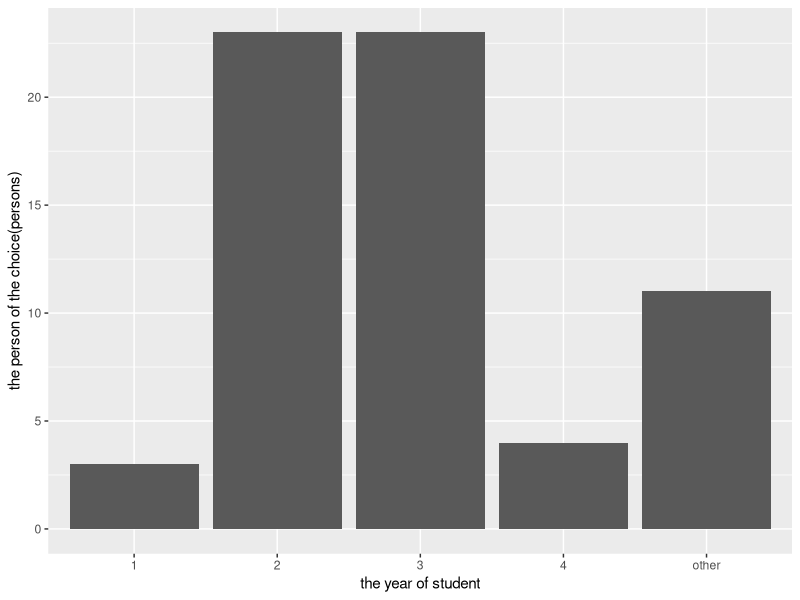
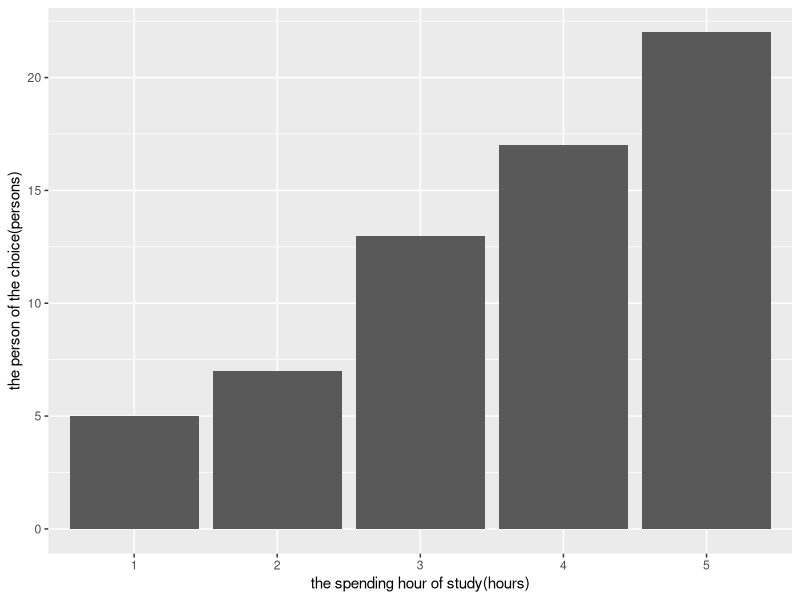
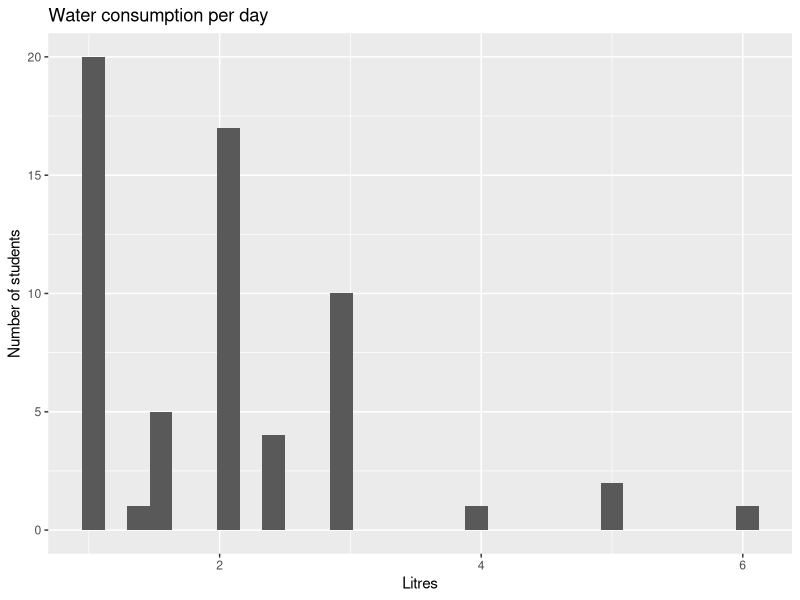
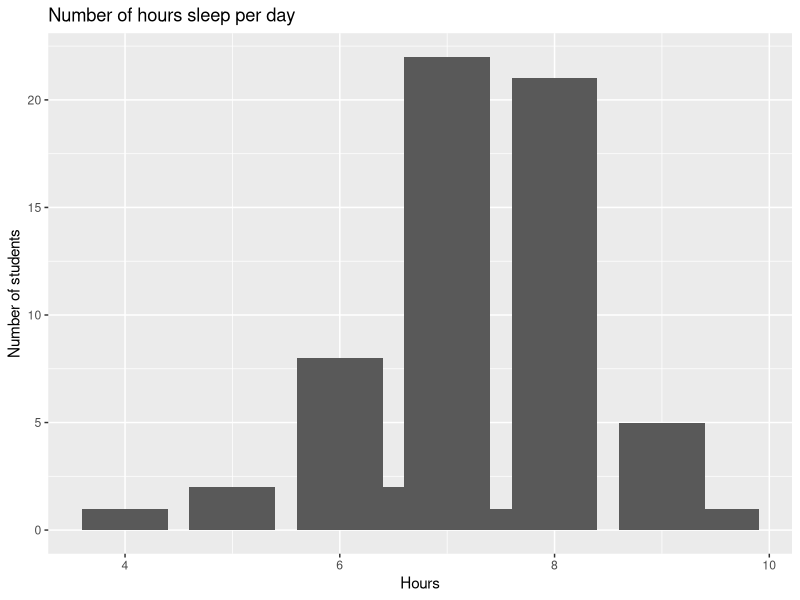
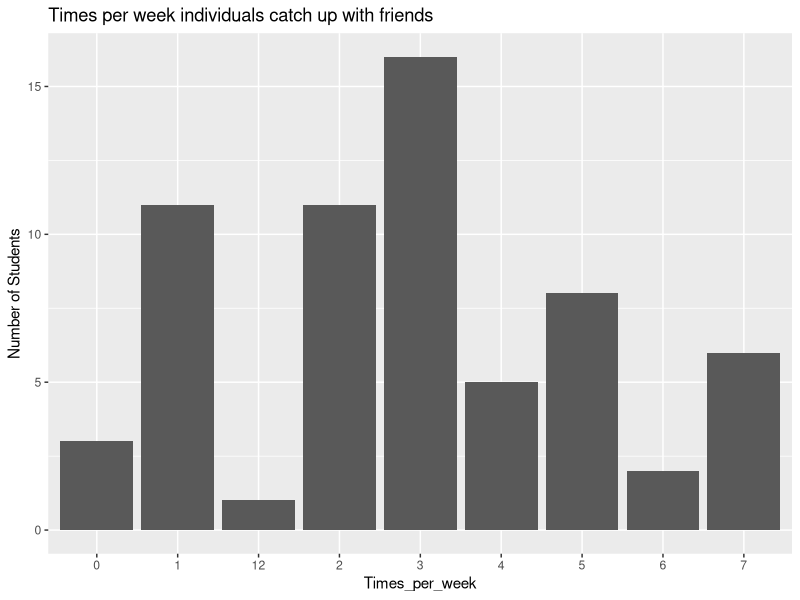
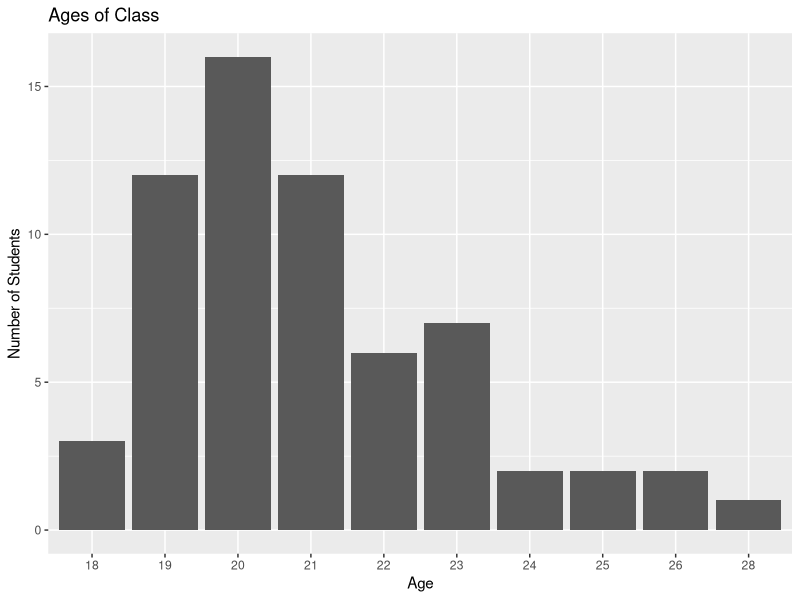
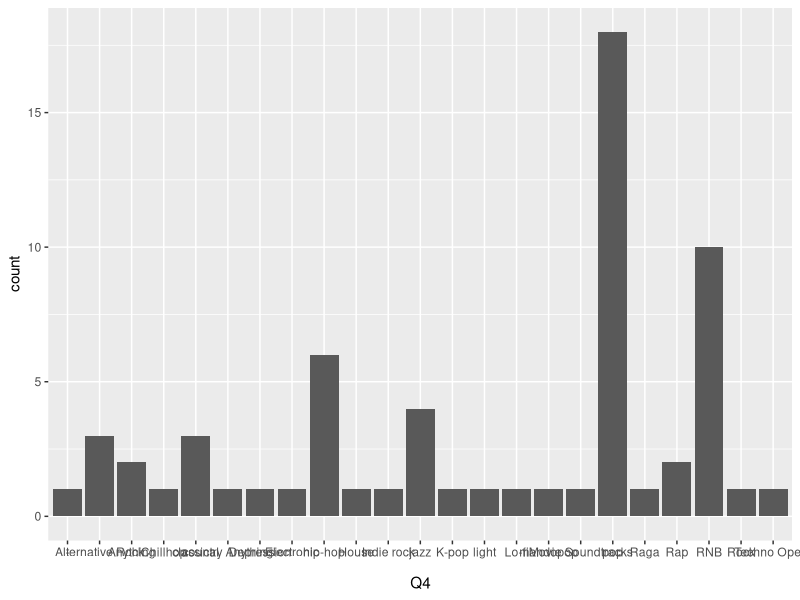
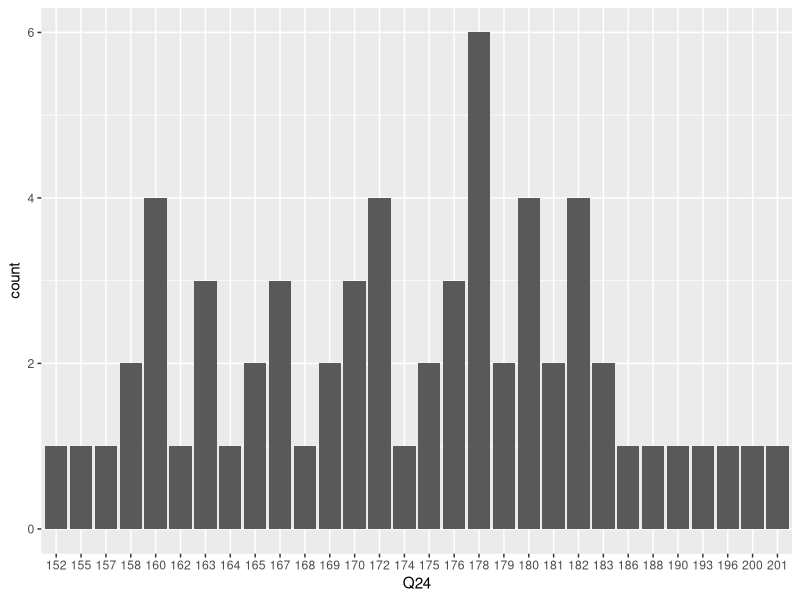

Here is the R script that generated these plots, in order:
## ---- chunk 1
#library(readr)
#library(stringr)
library(tidyverse)
#library(dplyr)
#Use the read.csv function to read the csv data

ass2 <- read_csv("survey.csv")

#select the coloum 1,3,8 that we are going to analyze with the select function
ass2ch <- ass2 %>% select(Q1,Q3,Q8)

#Use the mutate function to replace the choice. Change the "A" "B" "C" "D" into "1" "2" "3" "4" in Q1 and change "E" into "other". Replace the change and change the  "A" "B" "C" "D" "E" into "1" "2" "3" "4" "5"
ass2st <- ass2ch %>% mutate(Q1 = sub("A", "1", Q1)) %>% 
mutate(Q1 = sub("B", "2", Q1)) %>%
mutate(Q1 = sub("C", "3", Q1)) %>% 
mutate(Q1 = sub("D", "4", Q1)) %>%
mutate(Q1 = sub("E", "other", Q1)) %>% 
mutate(Q8 = sub("A", "1", Q8)) %>% 
mutate(Q8 = sub("B", "2", Q8)) %>% 
mutate(Q8 = sub("C", "3", Q8)) %>% 
mutate(Q8 = sub("D", "4", Q8)) %>% 
mutate(Q8 = sub("E", "5", Q8))
  
#Use the function of fill to fill the missing value NA with the nearest value of Q1, Q2, Q3
ass2fill <- fill(ass2st, Q1, Q3, Q8)

#Use the ggplot and geom_bar function to plot the bar chart of Q1 and Q8 individually and use xlab and ylab function to lable the x axis and y axis 

ggplot(data = ass2fill) +geom_bar(mapping = aes(x = Q1))+ xlab("the year of student") + ylab("the person of the choice(persons)") 

#Clean the graph and then plot again with the ggplot and geom_bar function
ggplot(data = ass2fill) +geom_bar(mapping = aes(x = Q8)) +xlab("the spending hour of study(hours)") + ylab("the person of the choice(persons)")

#From the bar chart of them，we can see the most of our classmates come from year 2 and 3 as most of us may still find their interest. Besides, it may because this uni is not every easy for the freshman. Apart from that, the hours spending in study shows us that most of the students study quite hard and considering most of us is in year2 and 3 so consequently it may reveal that the study load is quite heavy in year2 and 3.   


#Data for Q10 & Q21 was selected to analyse water consume in litres per day and number of hours sleep per day for students in the class.
#The function below was used to select the our two variables:
survey <- read_csv("survey.csv")
survey_select <- survey %>% select(Q10,Q21)
survey_select21 <- survey %>% select(Q21)
survey_select10 <- survey %>% select(Q10)

#Then, the data was cleaned using the mutate function. Data was also turned to numeric form.
survey_select10 <- survey_select10 %>% mutate(Q10 = sub("?", "", Q10)) %>% mutate(Q10 = as.numeric(Q10))
#Column 63, 64 and 40 was taken out from Q10 and column 64 for Q21 to plot a  Histogram
survey_select10 <- survey_select10[-c(63, 64, 40), ] 
survey_select21 <- survey_select21 %>% 
mutate(Q21 = sub("6\n", "6", Q21)) %>%
mutate(Q21 = sub("7;30", "7.5", Q21)) %>% 
mutate(Q21 = as.numeric(Q21))
survey_select21 <- survey_select21[-c(64), ]

#The variables were renamed:
survey_select10<- rename(survey_select10, Litres = Q10)
survey_select21<- rename(survey_select21,Hours = Q21)

#Therefore, the data was plot using ggplot, geom_histogram()
ggplot(data=survey_select10, aes(x=Litres)) + geom_histogram() + xlab("Litres") + ylab("Number of students") + labs(title="Water consumption per day")
ggplot(data=survey_select21) + geom_bar(mapping = , aes(x=Hours), width = 0.8) + xlab("Hours") + ylab("Number of students") + labs(title="Number of hours sleep per day")

##Analysis for Water consumption per day by a typical monash student:
#The histogram is positively skewed. Which means a large number of occurrences in the lower, left side and few in the upper, right side. All values are greater than zero and therefore it can be concluded that more students drink less than 3L of water per day but more or equal to 1L.

##Analysis for Number of hours sleep per day by a typical monash student:
#The barchart is negatively skewed or skewed to the left which means a large number of occurrences in the upper, right side and few in the lower, left side. The average student sleeps per day is 7-8hrs.
 
#Q4 &Q24
#library(readr)
#library(stringr)
#library(tidyverse)
#library(plotly)
survey <- read_csv("survey.csv")
survey = survey[-64,]

## As row 64 was not in excel, it appears as NA in R, therefore I used this function to omit this row entirely.


survey <- survey %>% mutate(Q22 = sub("3days", "3", Q22))

## I used the mutate function in order to change 3days to 3, as this makes the values consistent throughout the survey, in column "Q22", as all the other values were a single number.
 colnames(survey)[colnames(survey)=="Q22"] <- "Times_per_week"

## Renamed the rows using the colnames function in order to make the barchart more visually understandable.

ggplot(survey,aes(x=Times_per_week)) + geom_bar() + labs(title="Times per week individuals catch up with friends") + ylab("Number of Students")

##Used ggplot to make a barchart for data visualisation
## Repeated these steps for Column "Q23"
survey <- survey %>% 
mutate(Q23 = sub("XXI", "21", Q23)) %>%
mutate(Q23 = sub("1997", "20", Q23))

colnames(survey)[colnames(survey)=="Q23"] <- "Age"
ggplot(survey,aes(x=Age)) + geom_bar() + labs(title="Ages of Class") + ylab("Number of Students")

## As shown by the bar chart for Q22 (How many times a week do you catch up with friends),
##the bar chart indicates that most of the class catches up with their friends 3 times a week
## the amount of people that catch up with their friends once and twice a week are the same
## there does not seem to be a specific trend in the class.

## As shown by the bar chart for Q23 (What is your age), The bar chart indicates a trend,where the age in the class is most concentrated at ages 19,20, and 21, with the most students at age 20, and 19 and 21 being equal. Ages 22 and 23 were also almost equally common as each other. 
# Ages 18,24,25,26 and 28 were all the uncommon ages. 28 was the least common age with only 1 person
 
#get the data from the "survey" excel
q4<-survey%>%select(Q4)
 
#use mutate function which can edit and update the data.change all pop music type into "Pop",change all hip-hop music type into "Hip-hop",and adjust and append other variable's format.
q4 <- q4 %>% mutate(Q4 = sub("Pop", "pop", Q4)) %>%
  mutate(Q4 = sub("popular", "pop", Q4)) %>%
  mutate(Q4 = sub("Pop music", "pop", Q4)) %>%
  mutate(Q4 = sub("pop music", "pop", Q4)) %>%
  mutate(Q4 = sub("Jazz", "jazz", Q4)) %>%
  mutate(Q4 = sub("music", "Anything", Q4)) %>%
  mutate(Q4 = sub("RnB", "RNB", Q4)) %>%
  mutate(Q4 = sub("rnb", "RNB", Q4)) %>%
  mutate(Q4 = sub("R&B", "RNB", Q4)) %>%
  mutate(Q4 = sub("Rock and/or Roll", "RNB", Q4)) %>%
  mutate(Q4 = sub("alt rock", "Alternative Rock", Q4)) %>%
  mutate(Q4 = sub("Classical", "classical", Q4)) %>%
  mutate(Q4 = sub("Hip Hop", "hip-hop", Q4)) %>%
  mutate(Q4 = sub("Hiphop", "hip-hop", Q4)) %>%
  mutate(Q4 = sub("Hip hop", "hip-hop", Q4)) %>%
  mutate(Q4 = sub("hip-pop", "hip-hop", Q4)) %>%
  mutate(Q4 = sub("hip hop", "hip-hop", Q4))
 
#delete the missing value
q4<-na.omit(q4)
 
#use ggplot build a bar chart and the x-axis stands for different type of music that interveiwee's like,and y-axis stands for the number of the interveiwees.
ggplot(data = q4) + geom_bar(mapping = aes(x = Q4))
 
#build a new file called "q24" and select the "Q24 column" from "survey" file then put "Q24 column" into new file "q24"
q24<-survey%>%select(Q24)
 
#use MUTATE function to change the "I don' know" into "NA"
q24<-q24%>% mutate(Q24 = sub("I don't know", "NA", Q24))
 
#delete the NA
q24<-na.omit(q24)
q24<-q24[-38,]
 
#use ggplot build a bar chart and the x-axis stands for different interveiwee's heights,and y-axis stands for the number of the interveiwees.
ggplot(data = q24) +geom_bar(mapping = aes(x = Q24))
 
 
 
# q4 Bar chart seem simple, but it is interesting because it reveals the people's different preferences in listening to music.It is obviously that most of people prefer to listen pop music and R&B take the second place which is same as hip-hop's persentage in the preference of music
# q24 Bar chart indicates that most height of interviewees is 178cm and the 160cm, 172cm, 180cm, 182cm height of interviewees are very popular.Therefore,the height between 158cm-183cm takes the dominant position in the interviewees.
